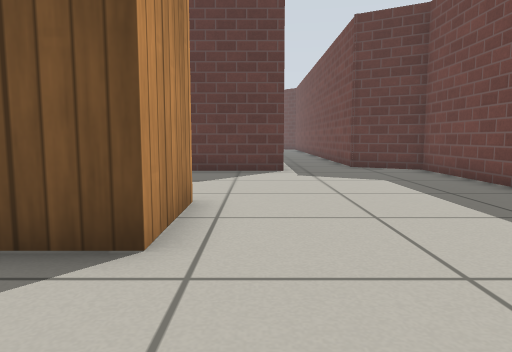
[1] (above)

17 first-person views from a walk through a world built for the Gazebo simulator. The camera is 0.5 m above the floor, tilts 6° down and sees 70° across. The floor is counted in squares, 0.5 m on a side. Each view is taken from the middle of a square. On the plan, view 1 faces up. The plan holds only what a view shows up to about 13 squares ahead; the rest is blank. Gazebo's built-in surfaces are drawn with simple patterns.

[2]
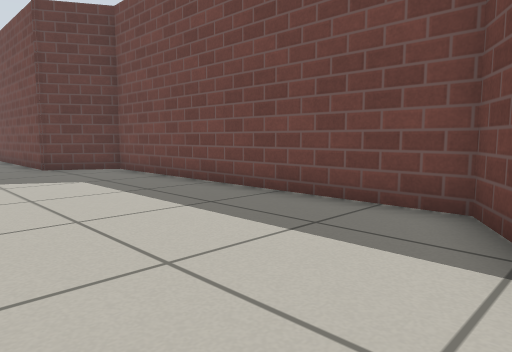

[3]
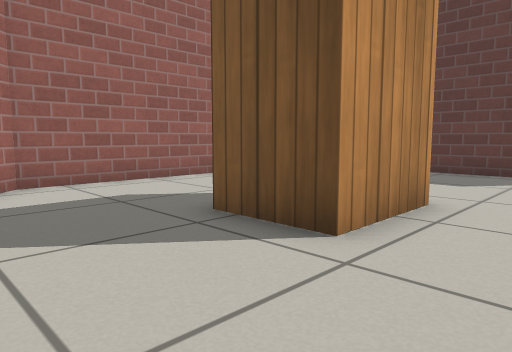

[4]
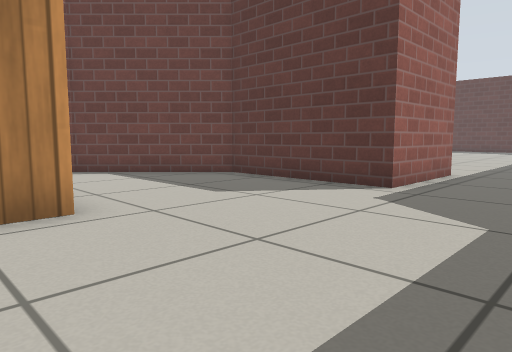

[5]
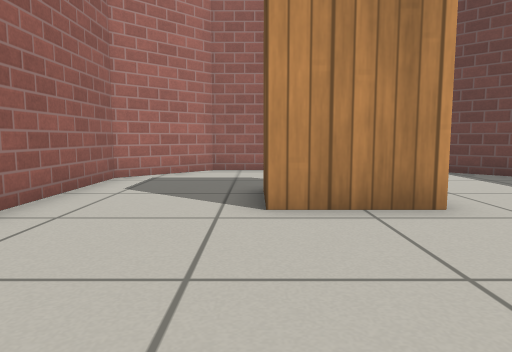

[6]
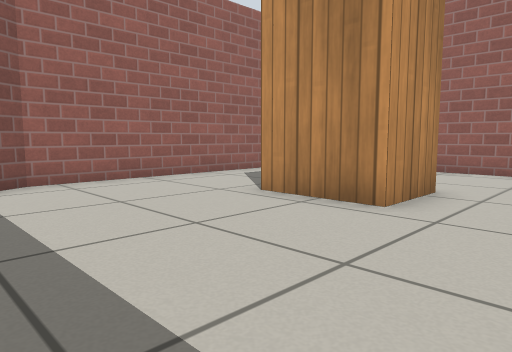

[7]
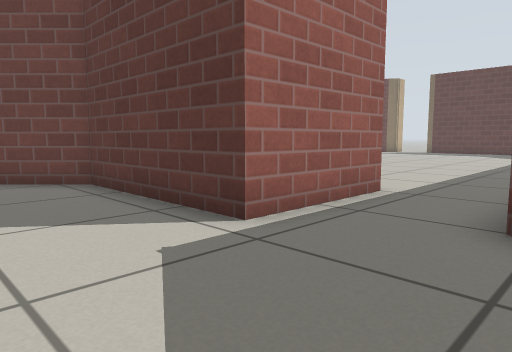

[8]
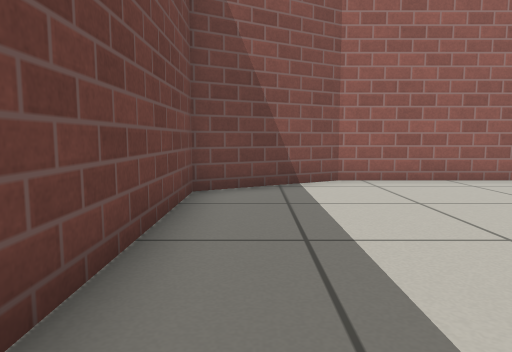

[9]
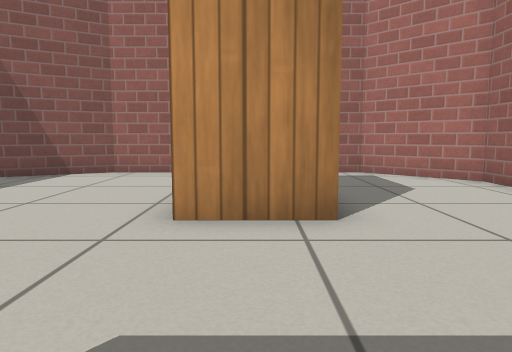

[10]
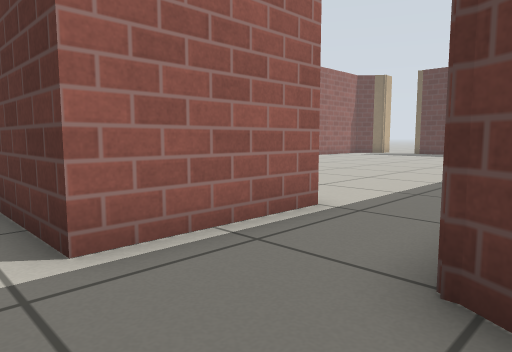

[11]
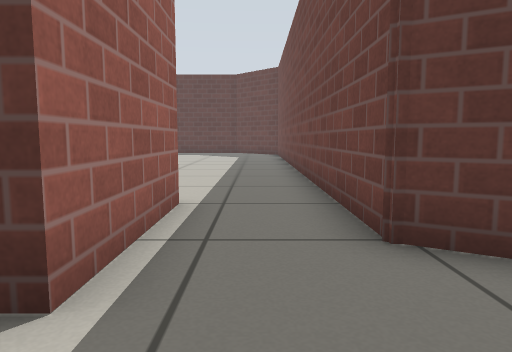

[12]
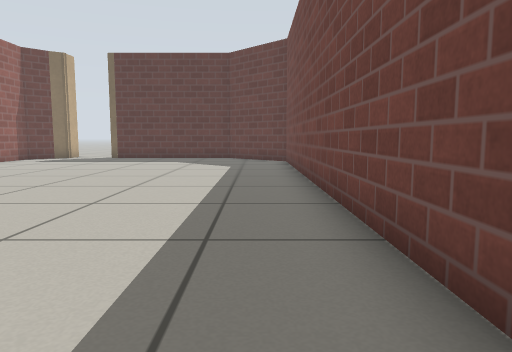

[13]
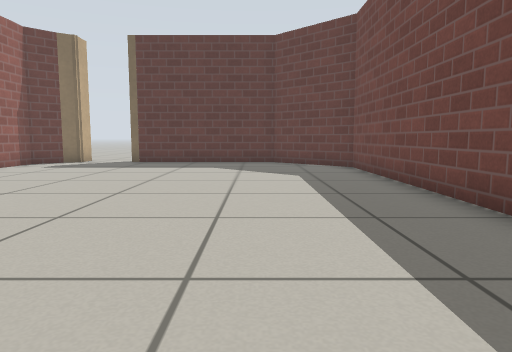

[14]
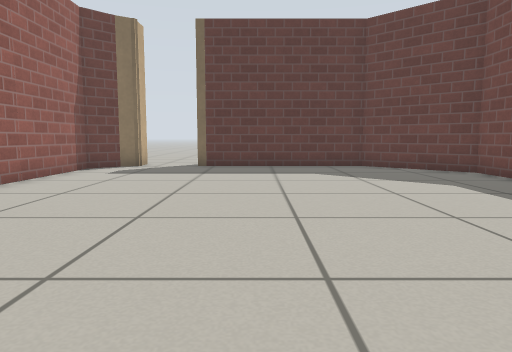

[15]
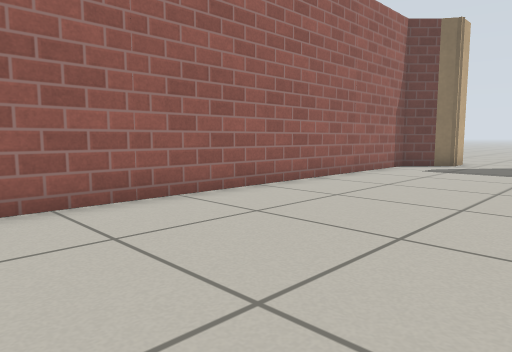

[16]
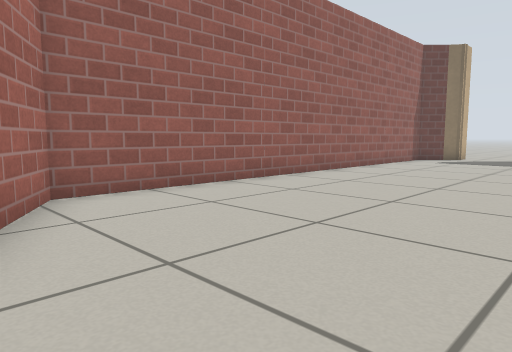

[17]
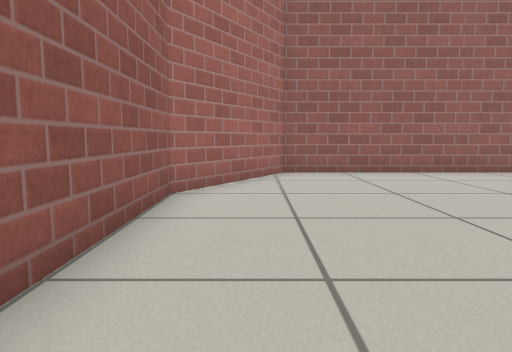

### Floor plan
Points are (right, up) in squares from view 1. A wall is a line through its corners. A room is listed if a view was taken in it or the views show most of it. See-through windows are left out.
Room 1 (views 1, 2, 3, 4, 5, 6, 7, 8, 9, 10, 11)
walls: (-3, 5.6) (-1, 5.6) (-1, 3.1) (-3, 3.1); (0.8, 14.5) (0.8, 11) (-4, 11) (-7.2, 7.8) (-7.2, 1.7) (-5, -0.5) (2.1, -0.5) (5.2, 1.3) (5.2, 11.3) (3.3, 12.4) (3.3, 14.4)
ways out: opening at (2, 15) to room 2
Room 2 (views 12, 13, 14, 15, 16, 17)
walls: (-7.6, 32.6) (-8.4, 31.7) (-8.4, 16.8) (-4.5, 14.5) (0, 14.5); (-7.2, 33.9) (-7.2, 32.8) (-7.6, 32.5); (3.3, 14.4) (3.3, 30.3) (0.8, 32.9) (-5.1, 32.9)
ways out: opening at (2, 15) to room 1; opening at (-6, 33)

Positions as (right, up) in squares from view 1, and headings:
1: (0, 0), facing up
2: (0, 0), facing up-right
3: (1, 0), facing up-left
4: (4, 4), facing up-left
5: (4, 3), facing left
6: (4, 8), facing down-left
7: (4, 8), facing up-left
8: (4, 8), facing down
9: (-2, 10), facing down
10: (4, 10), facing up-left
11: (2, 9), facing up
12: (2, 15), facing up
13: (0, 18), facing up
14: (-3, 20), facing up
15: (-3, 19), facing up-left
16: (-2, 15), facing up-left
17: (2, 16), facing left
